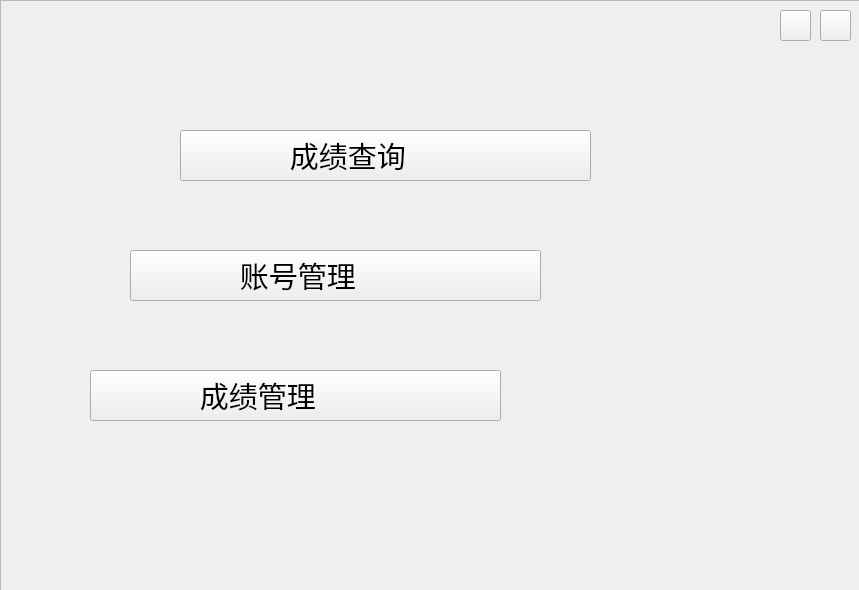
<?xml version="1.0" encoding="UTF-8"?>
<ui version="4.0">
 <class>LoginWindow</class>
 <widget class="QMainWindow" name="LoginWindow">
  <property name="geometry">
   <rect>
    <x>0</x>
    <y>0</y>
    <width>859</width>
    <height>590</height>
   </rect>
  </property>
  <property name="windowTitle">
   <string>学生成绩管理系统</string>
  </property>
  <property name="styleSheet">
   <string notr="true"/>
  </property>
  <widget class="QWidget" name="centralwidget">
   <widget class="QFrame" name="frame">
    <property name="geometry">
     <rect>
      <x>0</x>
      <y>0</y>
      <width>861</width>
      <height>591</height>
     </rect>
    </property>
    <property name="styleSheet">
     <string notr="true">border-image: url(:/new/background/mainBack.jpg);</string>
    </property>
    <property name="frameShape">
     <enum>QFrame::StyledPanel</enum>
    </property>
    <property name="frameShadow">
     <enum>QFrame::Raised</enum>
    </property>
    <widget class="QPushButton" name="pushButton">
     <property name="geometry">
      <rect>
       <x>180</x>
       <y>130</y>
       <width>411</width>
       <height>51</height>
      </rect>
     </property>
     <property name="font">
      <font>
       <family>幼圆</family>
       <pointsize>22</pointsize>
      </font>
     </property>
     <property name="styleSheet">
      <string notr="true">border-image: url(:/new/background/ChooseButton.png);</string>
     </property>
     <property name="text">
      <string>成绩查询          </string>
     </property>
    </widget>
    <widget class="QPushButton" name="pushButton_3">
     <property name="geometry">
      <rect>
       <x>130</x>
       <y>250</y>
       <width>411</width>
       <height>51</height>
      </rect>
     </property>
     <property name="font">
      <font>
       <family>幼圆</family>
       <pointsize>22</pointsize>
      </font>
     </property>
     <property name="styleSheet">
      <string notr="true">border-image: url(:/new/background/ChooseButton.png);</string>
     </property>
     <property name="text">
      <string>账号管理          </string>
     </property>
    </widget>
    <widget class="QPushButton" name="close_button">
     <property name="geometry">
      <rect>
       <x>820</x>
       <y>10</y>
       <width>31</width>
       <height>31</height>
      </rect>
     </property>
     <property name="styleSheet">
      <string notr="true">border-image: url(:/new/background/CloseButton.png);</string>
     </property>
     <property name="text">
      <string/>
     </property>
    </widget>
    <widget class="QPushButton" name="close_button_2">
     <property name="geometry">
      <rect>
       <x>780</x>
       <y>10</y>
       <width>31</width>
       <height>31</height>
      </rect>
     </property>
     <property name="styleSheet">
      <string notr="true">border-image: url(:/new/background/MinimumButton.png);</string>
     </property>
     <property name="text">
      <string/>
     </property>
    </widget>
   </widget>
   <widget class="QPushButton" name="pushButton_4">
    <property name="geometry">
     <rect>
      <x>90</x>
      <y>370</y>
      <width>411</width>
      <height>51</height>
     </rect>
    </property>
    <property name="font">
     <font>
      <family>幼圆</family>
      <pointsize>22</pointsize>
     </font>
    </property>
    <property name="styleSheet">
     <string notr="true">border-image: url(:/new/background/ChooseButton.png);</string>
    </property>
    <property name="text">
     <string>成绩管理          </string>
    </property>
   </widget>
  </widget>
  <action name="actionchaxun">
   <property name="text">
    <string>chaxun</string>
   </property>
  </action>
 </widget>
 <resources/>
 <connections/>
</ui>
